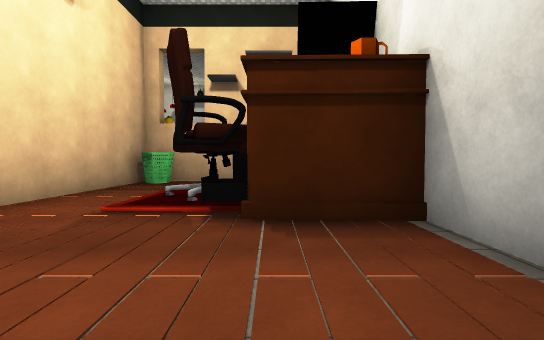
[1] (above)

16 first-person views from a walk through a Unity game level. The camera is 1.2 m above the floor, tilts 2° down and sees 85° across. The floor is counted in squares, 2 m on a side. Each view is taken from the middle of a square. On the plan, view 1 faces up. The plan holds only what a view shows up to about 9 squares ahead; the rest is blank. The place goes on beyond the plan. Some surface patterns are stand-ins.

[2]
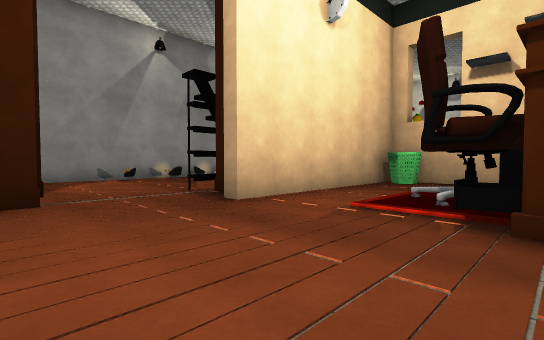

[3]
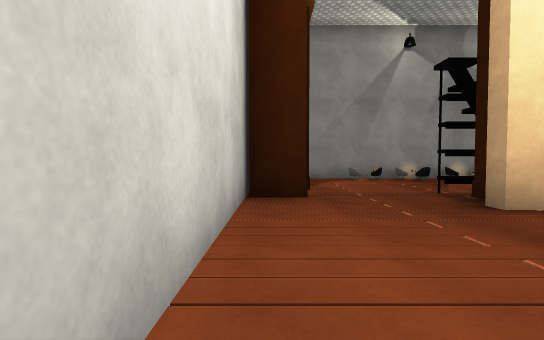

[4]
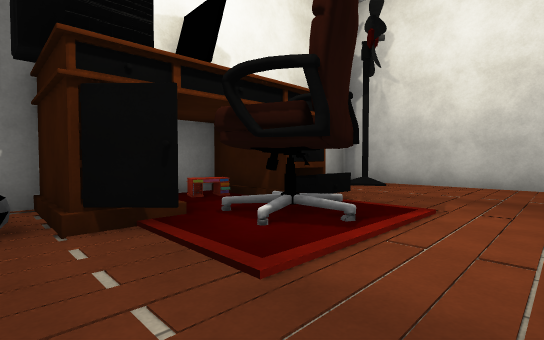

[5]
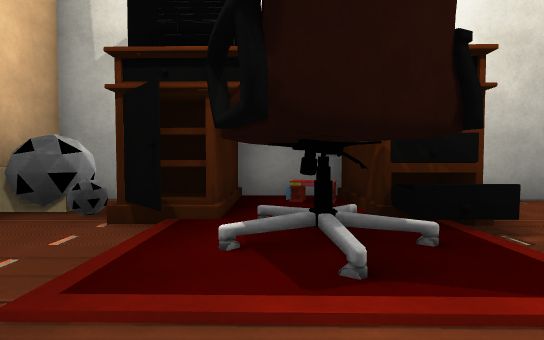

[6]
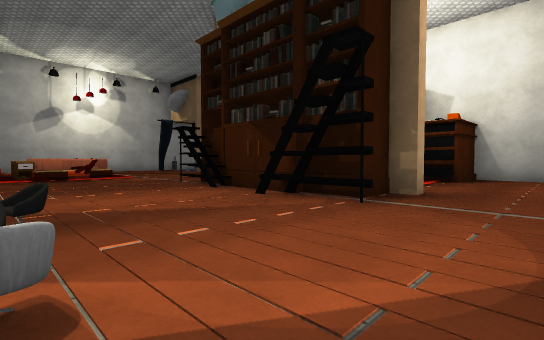

[7]
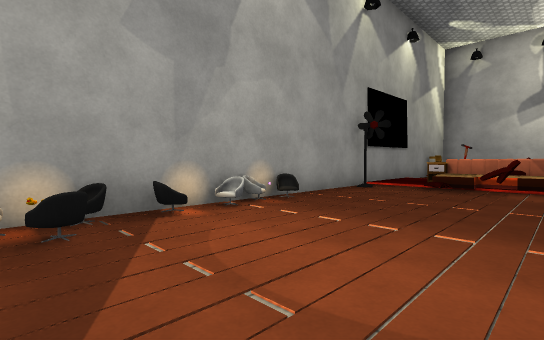

[8]
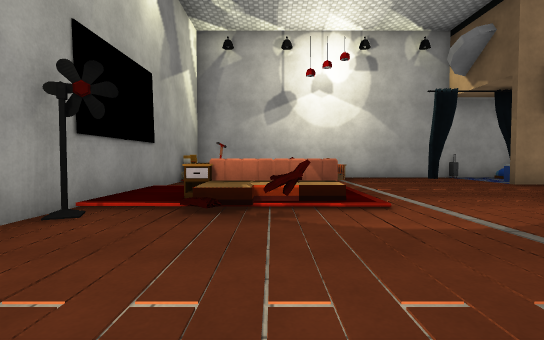

[9]
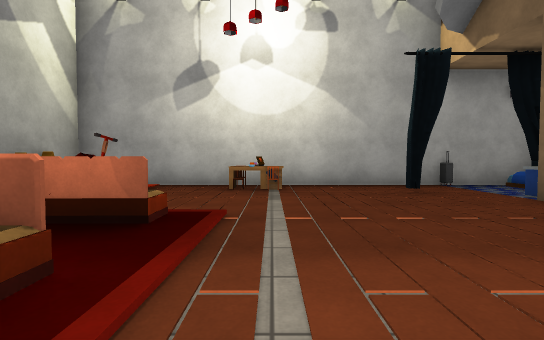

[10]
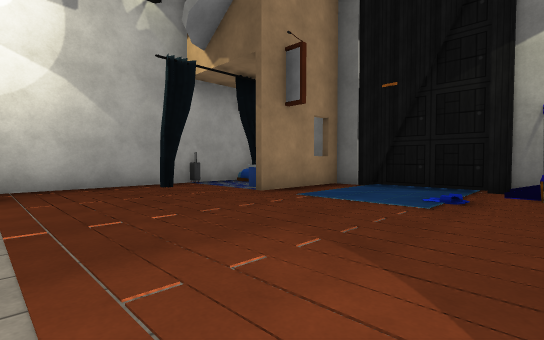

[11]
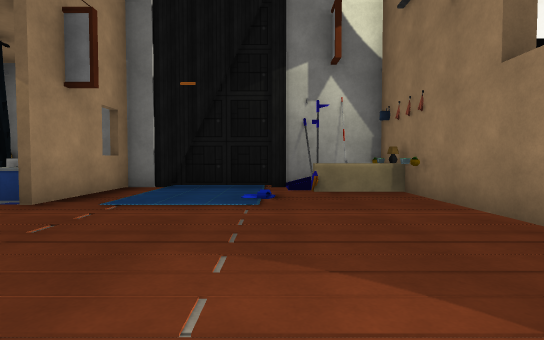

[12]
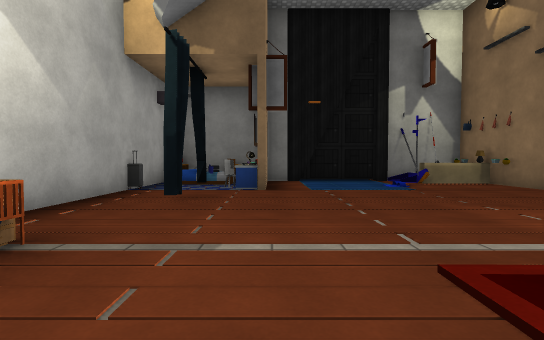

[13]
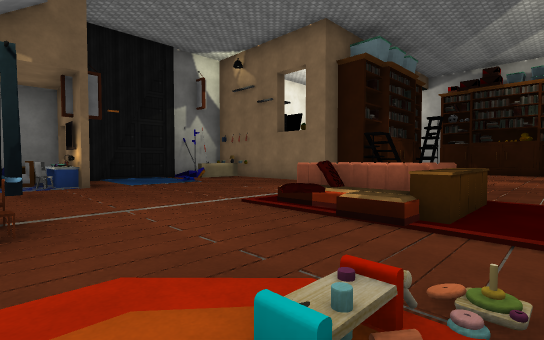

[14]
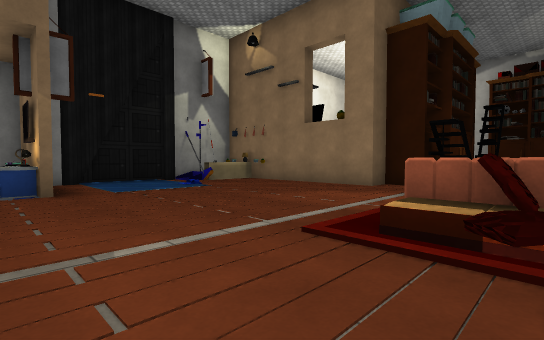

[15]
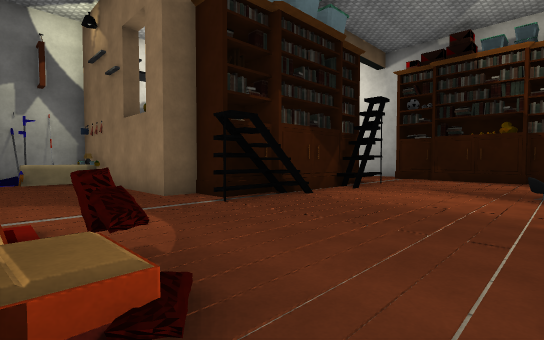

[16]
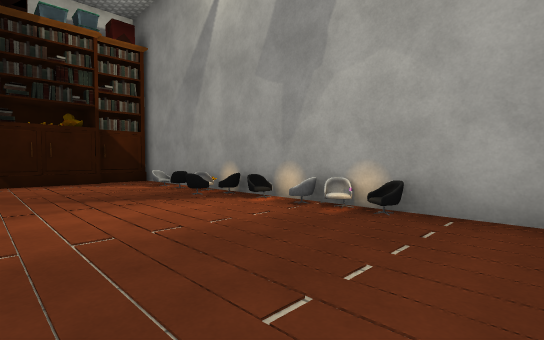

### Floor plan
Points are (right, up) in squares from view 1. A wall is a line through its corners. A room is listed if a view was taken in it or the views show most of it. See-through windows are left out.
Room 1 (views 1, 2, 3, 4, 5)
walls: (1.5, 3.9) (1.5, 5.5) (-0.2, 5.5) (-0.2, 6.2); (-1, 8.2) (-3.5, 8.2) (-3.5, 2.8); (-4.7, 0.6) (-4.7, -0.4); (-5.1, -0.4) (1.5, -0.4) (1.5, 3)
ways out: opening at (-4.5, 1.5) to room 2
objects: other object (-3, 8); other object (-1, 4); other object (-1, 5) to (0, 5); other object (0, 3); other object (0, 4); other object (1, 3)
Room 2 (views 6, 7, 8, 9, 10, 11, 12, 13, 14, 15, 16)
walls: (-4.7, 6.7) (-4.7, 7.9) (-3.8, 7.9) (-3.8, 8.6) (-0.5, 8.6); (-0.6, 14.3) (0.4, 14.3); (0.5, 14.1) (-0.6, 14.1); (-4.9, 4.3) (-4.9, 6.8); (1.5, 8.5) (1.5, 14.1); (1.5, 14.2) (1.5, 16.8); (-3.8, 3.2) (-4.8, 3.2) (-4.7, 4.2); (0.5, 16.9) (-9.5, 16.9) (-9.5, 0.2); (-8.2, 0.7) (-6.2, 0.7); (-9.5, 0.5) (-8.2, 0.5)
ways out: opening at (-4.5, 1.5) to room 1
objects: other object (-9, 3); other object (-9, 4); other object (-9, 5); other object (-9, 8); other object (-9, 15); other object (-8, 11); other object (-8, 12); other object (-8, 13); other object (-7, 10); other object (-7, 11) to (-6, 11); other object (-7, 12); other object (-7, 13); other object (-6, 16); other object (-5, 8); other object (-5, 16); other object (-4, 16); other object (-1, 14); other object (-1, 15); other object (-1, 17); other object (0, 9); other object (0, 15) to (0, 16); other object (1, 9); other object (1, 10); other object (1, 15)

Positions as (right, up) in squares from view 1, and headings:
1: (0, 0), facing up
2: (0, 0), facing up-left
3: (0, 0), facing left
4: (-3, 7), facing down-right
5: (-3, 5), facing right
6: (-9, 1), facing up-right
7: (-6, 4), facing up-left
8: (-7, 7), facing up
9: (-5, 10), facing up
10: (-5, 10), facing up-right
11: (-5, 11), facing right
12: (-7, 14), facing right
13: (-9, 16), facing down-right
14: (-7, 15), facing down-right
15: (-9, 11), facing down-right
16: (-6, 9), facing down-left
